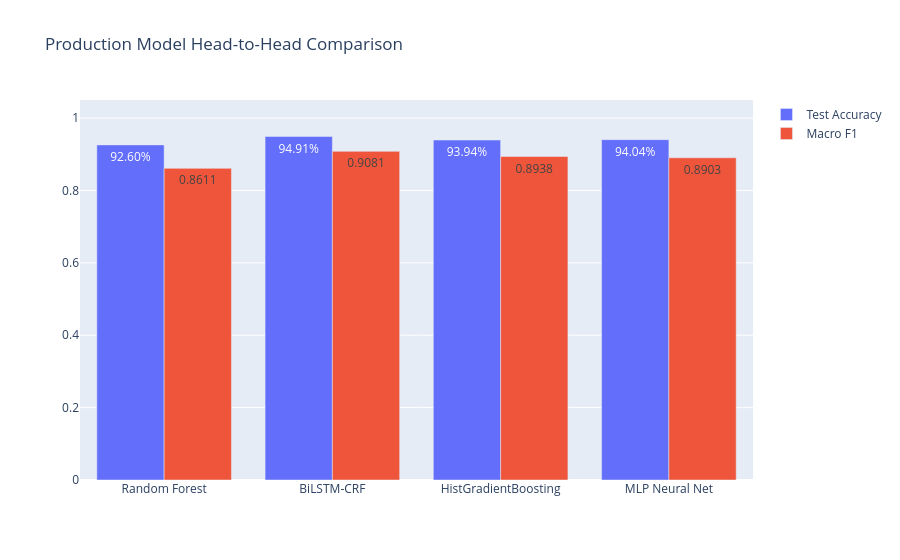

The code cell stored with this chart in its notebook:
### Code cell
metrics_path = resolve_path(cfg["paths"]["artifacts_prod"]) / cfg["runtime"]["metrics_file"]
metrics_data = json.loads(metrics_path.read_text(encoding="utf-8"))

comp_rows = [
    {
        "Model": family,
        "Champion Run": info["best_run_name"],
        "Run UUID": info["best_run_uuid"],
        "Test Accuracy": info["best_test_metrics"]["test_accuracy"],
        "Macro F1": info["best_test_metrics"]["macro_f1"],
        "Latency (ms/sent)": info["best_test_metrics"]["latency_ms"],
    }
    for family, info in metrics_data.items()
]
comp_df = pd.DataFrame(comp_rows)
display(comp_df)

title_comp = "Production Model Head-to-Head Comparison"
export_comparison_png(comp_df, title_comp, cfg["paths"]["figures"])

fig_comp = go.Figure(data=[
    go.Bar(name="Test Accuracy", x=comp_df["Model"], y=comp_df["Test Accuracy"], text=comp_df["Test Accuracy"].map(lambda v: f"{v:.2%}"), textposition="auto"),
    go.Bar(name="Macro F1", x=comp_df["Model"], y=comp_df["Macro F1"], text=comp_df["Macro F1"].map(lambda v: f"{v:.4f}"), textposition="auto"),
])
fig_comp.update_layout(barmode="group", title=title_comp, yaxis_range=[0, 1.05])
fig_comp.show()

### Figure 1 — Plotly figure (JSON) as saved in the notebook; plotly's stock layout.template omitted (floating-point values rounded to 4 significant figures)
{"data": [{"name": "Test Accuracy", "text": ["92.60%", "94.91%", "93.94%", "94.04%"], "textposition": "auto", "type": "bar", "x": ["Random Forest", "BiLSTM-CRF", "HistGradientBoosting", "MLP Neural Net"], "y": [0.926, 0.9491, 0.9394, 0.9404]}, {"name": "Macro F1", "text": ["0.8611", "0.9081", "0.8938", "0.8903"], "textposition": "auto", "type": "bar", "x": ["Random Forest", "BiLSTM-CRF", "HistGradientBoosting", "MLP Neural Net"], "y": [0.8611, 0.9081, 0.8938, 0.8903]}], "layout": {"barmode": "group", "title": {"text": "Production Model Head-to-Head Comparison"}, "yaxis": {"range": [0, 1.05]}}}
